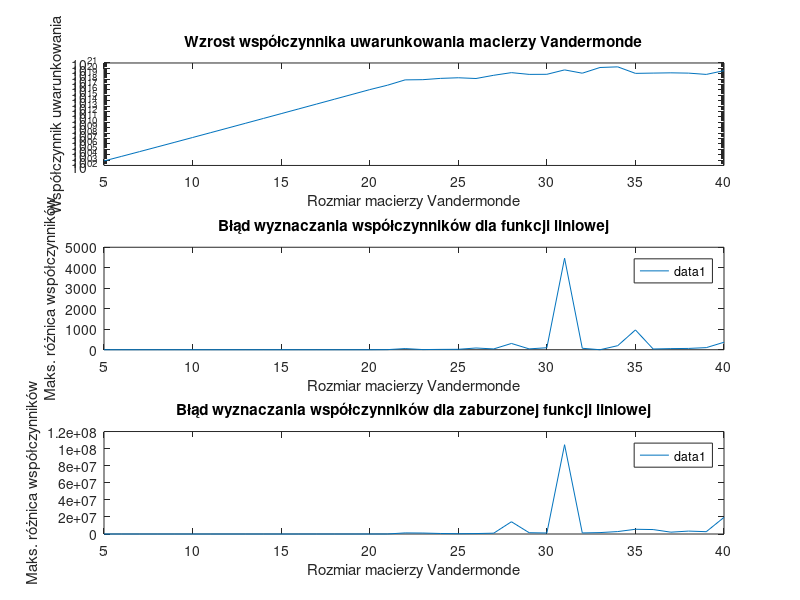

Write the MATLAB code that produced this figure.
function [matrix_condition_numbers, max_coefficients_difference_1, max_coefficients_difference_2] = zadanie3()
    % Zwracane są trzy wektory wierszowe:
    % matrix_condition_numbers - współczynniki uwarunkowania badanych macierzy Vandermonde
    % max_coefficients_difference_1 - maksymalna różnica między referencyjnymi a obliczonymi współczynnikami wielomianu,
    %       gdy b zawiera wartości funkcji liniowej
    % max_coefficients_difference_2 - maksymalna różnica między referencyjnymi a obliczonymi współczynnikami wielomianu,
    %       gdy b zawiera zaburzone wartości funkcji liniowej
    
    N = 5:40;
    
    %% chart 1
    matrix_condition_numbers = zeros(1, length(N));
    for i = 1:length(N)
        ni = N(i);
        V = vandermonde_matrix(ni);
    
        matrix_condition_numbers(1, i) = cond(V);
    end
    
    subplot(3,1,1);
    semilogy(N, matrix_condition_numbers);
    xlabel('Rozmiar macierzy Vandermonde');
    ylabel('Współczynnik uwarunkowania');
    title('Wzrost współczynnika uwarunkowania macierzy Vandermonde');
    
    %% chart 2
    a1 = randi([20,30]);
    for i = 1:length(N)
        ni = N(i);
        V = vandermonde_matrix(ni);
        
        % Niech wektor b zawiera wartości funkcji liniowej
        b = linspace(0,a1,ni)';
        reference_coefficients = [ 0; a1; zeros(ni-2,1) ]; % tylko a1 jest niezerowy
        
        % Wyznacznie współczynników wielomianu interpolującego
        calculated_coefficients = V \ b;
    
        max_coefficients_difference_1(i) = max(abs(calculated_coefficients-reference_coefficients));
    end
    
    subplot(3,1,2);
    plot(N, max_coefficients_difference_1);
    xlabel('Rozmiar macierzy Vandermonde');
    ylabel('Maks. różnica współczynników');
    title('Błąd wyznaczania współczynników dla funkcji liniowej');
    legend('show');
    
    %% chart 3
    for i = 1:length(N)
        ni = N(i);
        V = vandermonde_matrix(ni);
        
        % Niech wektor b zawiera wartości funkcji liniowej nieznacznie zaburzone
        b = linspace(0,a1,ni)' + rand(ni,1)*1e-10;
        reference_coefficients = [ 0; a1; zeros(ni-2,1) ]; % tylko a1 jest niezerowy
        
        % Wyznacznie współczynników wielomianu interpolującego
        calculated_coefficients = V \ b;
        
        max_coefficients_difference_2(i) = max(abs(calculated_coefficients-reference_coefficients));
    end
    
    subplot(3,1,3);
    plot(N, max_coefficients_difference_2);
    xlabel('Rozmiar macierzy Vandermonde');
    ylabel('Maks. różnica współczynników');
    title('Błąd wyznaczania współczynników dla zaburzonej funkcji liniowej');
    legend('show');
    
    % print -dpng zadanie3.png;
end

function V = vandermonde_matrix(N)
    x_coarse = linspace(0,1,N);
    V = ones(N, N);

    for i = 2:N
        V(:, i) = V(:, i - 1) .* x_coarse';
    end
end
